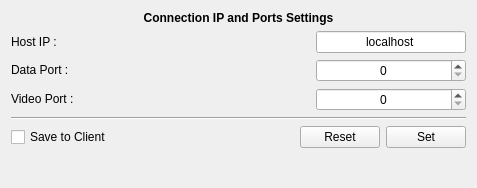
            <widget class="QWidget" name="connections_page">
             <property name="geometry">
              <rect>
               <x>0</x>
               <y>0</y>
               <width>477</width>
               <height>188</height>
              </rect>
             </property>
             <attribute name="label">
              <string>Connection Settings</string>
             </attribute>
             <layout class="QGridLayout" name="gridLayout">
              <item row="0" column="0">
               <layout class="QHBoxLayout" name="wholeConnSettingLayout">
                <item>
                 <layout class="QVBoxLayout" name="Connection_verticalLayout">
                  <item>
                   <widget class="QLabel" name="label_29">
                    <property name="text">
                     <string>&lt;html&gt;&lt;head/&gt;&lt;body&gt;&lt;p&gt;&lt;span style=&quot; font-weight:600;&quot;&gt;Connection IP and Ports Settings&lt;/span&gt;&lt;/p&gt;&lt;/body&gt;&lt;/html&gt;</string>
                    </property>
                    <property name="alignment">
                     <set>Qt::AlignCenter</set>
                    </property>
                   </widget>
                  </item>
                  <item>
                   <layout class="QHBoxLayout" name="horizontalLayout_4">
                    <item>
                     <widget class="QLabel" name="label_15">
                      <property name="text">
                       <string>&lt;html&gt;&lt;head/&gt;&lt;body&gt;&lt;p&gt;Host IP	:&lt;/p&gt;&lt;/body&gt;&lt;/html&gt;</string>
                      </property>
                     </widget>
                    </item>
                    <item>
                     <widget class="QLineEdit" name="hostLineEdit">
                      <property name="minimumSize">
                       <size>
                        <width>0</width>
                        <height>0</height>
                       </size>
                      </property>
                      <property name="maximumSize">
                       <size>
                        <width>150</width>
                        <height>16777215</height>
                       </size>
                      </property>
                      <property name="text">
                       <string>localhost</string>
                      </property>
                      <property name="alignment">
                       <set>Qt::AlignCenter</set>
                      </property>
                     </widget>
                    </item>
                   </layout>
                  </item>
                  <item>
                   <layout class="QHBoxLayout" name="horizontalLayout_5">
                    <item>
                     <widget class="QLabel" name="label_16">
                      <property name="text">
                       <string>&lt;html&gt;&lt;head/&gt;&lt;body&gt;&lt;p&gt;Data Port	:&lt;/p&gt;&lt;/body&gt;&lt;/html&gt;</string>
                      </property>
                     </widget>
                    </item>
                    <item>
                     <widget class="QSpinBox" name="dataPortSpinBox">
                      <property name="minimumSize">
                       <size>
                        <width>150</width>
                        <height>0</height>
                       </size>
                      </property>
                      <property name="maximumSize">
                       <size>
                        <width>150</width>
                        <height>16777215</height>
                       </size>
                      </property>
                      <property name="focusPolicy">
                       <enum>Qt::WheelFocus</enum>
                      </property>
                      <property name="alignment">
                       <set>Qt::AlignCenter</set>
                      </property>
                      <property name="maximum">
                       <number>65535</number>
                      </property>
                     </widget>
                    </item>
                   </layout>
                  </item>
                  <item>
                   <layout class="QHBoxLayout" name="horizontalLayout_6">
                    <item>
                     <widget class="QLabel" name="label_17">
                      <property name="text">
                       <string>&lt;html&gt;&lt;head/&gt;&lt;body&gt;&lt;p&gt;Video Port	:&lt;/p&gt;&lt;/body&gt;&lt;/html&gt;</string>
                      </property>
                     </widget>
                    </item>
                    <item>
                     <widget class="QSpinBox" name="videoPortSpinBox">
                      <property name="minimumSize">
                       <size>
                        <width>150</width>
                        <height>0</height>
                       </size>
                      </property>
                      <property name="maximumSize">
                       <size>
                        <width>150</width>
                        <height>16777215</height>
                       </size>
                      </property>
                      <property name="focusPolicy">
                       <enum>Qt::WheelFocus</enum>
                      </property>
                      <property name="alignment">
                       <set>Qt::AlignCenter</set>
                      </property>
                      <property name="maximum">
                       <number>65535</number>
                      </property>
                     </widget>
                    </item>
                   </layout>
                  </item>
                  <item>
                   <widget class="Line" name="line_14">
                    <property name="orientation">
                     <enum>Qt::Horizontal</enum>
                    </property>
                   </widget>
                  </item>
                  <item>
                   <layout class="QHBoxLayout" name="horizontalLayout_10">
                    <item>
                     <widget class="QCheckBox" name="saveToClientcheckBox">
                      <property name="text">
                       <string>Save to Client</string>
                      </property>
                     </widget>
                    </item>
                    <item>
                     <spacer name="horizontalSpacer_5">
                      <property name="orientation">
                       <enum>Qt::Horizontal</enum>
                      </property>
                      <property name="sizeHint" stdset="0">
                       <size>
                        <width>40</width>
                        <height>20</height>
                       </size>
                      </property>
                     </spacer>
                    </item>
                    <item>
                     <widget class="QPushButton" name="connectResetButton">
                      <property name="text">
                       <string>Reset</string>
                      </property>
                     </widget>
                    </item>
                    <item>
                     <widget class="QPushButton" name="connectSaveButton">
                      <property name="text">
                       <string>Set</string>
                      </property>
                     </widget>
                    </item>
                   </layout>
                  </item>
                 </layout>
                </item>
               </layout>
              </item>
              <item row="2" column="0">
               <spacer name="verticalSpacer_2">
                <property name="orientation">
                 <enum>Qt::Vertical</enum>
                </property>
                <property name="sizeHint" stdset="0">
                 <size>
                  <width>20</width>
                  <height>40</height>
                 </size>
                </property>
               </spacer>
              </item>
             </layout>
            </widget>
